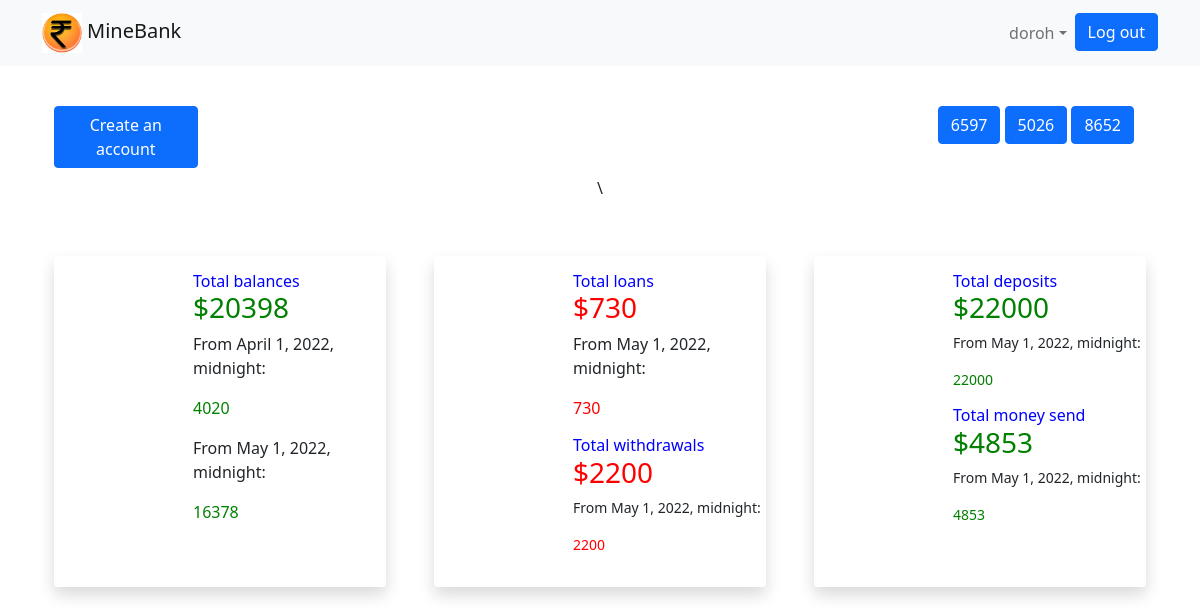
/home/ (signed in), run on an earlier commit of the app's database.
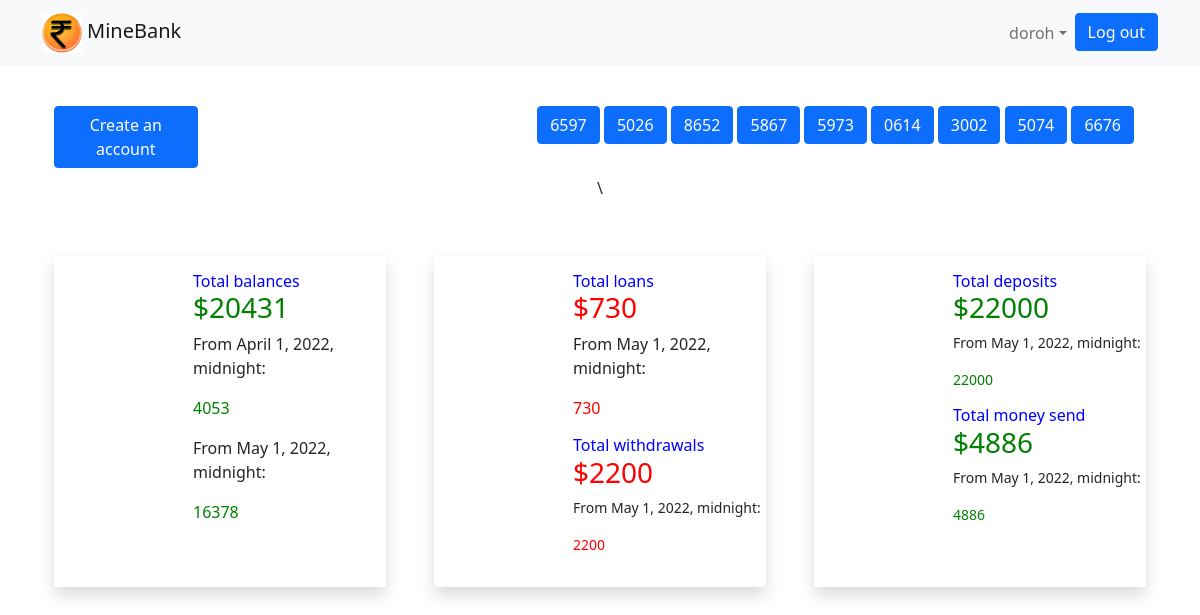
And on a later commit of the database.
### branch/models.py (models this page shows)
class Account(models.Model):
    name = models.CharField(max_length=30, unique=True, default='')
    balance=models.DecimalField( max_digits=12, decimal_places=2)
    customer=models.ForeignKey(Customer, on_delete=models.CASCADE)
    timestamp = models.DateTimeField(auto_now_add = True)
    def __str__(self):
        return self.name

### branch/views.py (the view)
# urls.py: 2. Add a URL to urlpatterns:  path('', views.home, name='home')
@login_required
def home(request):
    accounts = Account.objects.filter(customer__user = request.user).order_by('timestamp')
    total_amount = Account.objects.filter(customer__user = request.user).aggregate(sum=Coalesce(Sum ('balance'),Decimal(0)) )
    total_loans = Loan.objects.filter(customer__user = request.user).aggregate(sum=Coalesce(Sum ('amount'),Decimal(0)))
    total_withdraw = Transaction.objects.filter(type='Withdrawal').filter(account__customer__user=request.user).aggregate(sum=Coalesce(Sum ('amount'),Decimal(0)) )
    total_deposited = Transaction.objects.filter(type='Deposit').filter(account__customer__user=request.user).aggregate(sum=Coalesce(Sum ('amount'),Decimal(0)) )
    total_transferred= Transaction.objects.filter(type='Transfer').filter(account__customer__user=request.user).aggregate(sum=Coalesce(Sum ('amount'),Decimal(0)) )
    monthly_withdrawals = Transaction.objects.filter(type='Withdrawal').filter(account__customer__user=request.user).annotate(month=TruncMonth('timestamp')).values('month').annotate(c=Count('id')).annotate(sum=Coalesce(Sum('amount'),Decimal(0))).values('month','sum','c')
    monthly_deposits= Transaction.objects.filter(type='Deposit').filter(account__customer__user=request.user).annotate(month=TruncMonth('timestamp')).values('month').annotate(c=Count('id')).annotate(sum=Coalesce(Sum('amount'),Decimal(0))).values('month','sum','c')
    monthly_transfers= Transaction.objects.filter(type='Transfer').filter(account__customer__user=request.user).annotate(month=TruncMonth('timestamp')).values('month').annotate(c=Count('id')).annotate(sum=Coalesce(Sum('amount'),Decimal(0))).values('month','sum','c')
    loans_monthly = Loan.objects.filter(customer__user = request.user).annotate(month=TruncMonth('timestamp')).values('month').annotate(c=Count('id')).annotate(sum=Coalesce(Sum('amount'),Decimal(0))).values('month','sum','c')
    accounts_monthly = Account.objects.filter(customer__user = request.user).annotate(month=TruncMonth('timestamp')).values('month').annotate(c=Count('id')).annotate(sum=Coalesce(Sum('balance'),Decimal(0))).values('month','sum','c')
    return render(request, 'home.html',{"accounts":accounts, "total_withdraw":total_withdraw,"total_transferred":total_transferred, "total_deposited":total_deposited, "loans_monthly":loans_monthly,"monthly_transfers":monthly_transfers, "monthly_deposits":monthly_deposits, "monthly_withdrawals":monthly_withdrawals, "accounts_monthly":accounts_monthly , "total_loans":total_loans, "total_amount":total_amount})

### templates/home.html (shortened to what the changed rows need)
{% extends 'base.html' %}
  {% block content%}
{% include 'list.html'%}
<section class="py-5  " style="height:auto" id="dashboard">
  <div class="row  gx-5 h-100">
      <div class="col-12  col-sm-6 col-xl-4 mb-4">
          <div class="card border-0 h-100  shadow">
              <div class="card-body  ">
                  <div class=" row d-block d-xl-flex align-items-center">
                      <div class=" col-12 col-xl-7 px-xl-0">
                              <h2 class="h6 text-gray-400 mb-0" style="color:blue">Total balances</h2>
                              <h3 class="fw-extrabold mb-2" style="color:green" >${{total_amount.sum}}</h3>
                              <div class="">
                                {%for account_monthly  in accounts_monthly %}
                                <p> From {{account_monthly.month}}:</p>
                                <p style="color:green" >{{account_monthly.sum}}</p>
                                {% endfor%}
                          </div>
                      </div>
                  </div>
              </div>
          </div>
      </div>
      <div class="col-12 col-sm-6 col-xl-4 mb-4">
          <div class="card border-0 h-100 shadow">
              <div class="card-body">
                  <div class="row d-block d-xl-flex align-items-center">
                      <div class="col-12 col-xl-7 px-xl-0">
                            <h2 class="h6 text-gray-400 mb-0" style="color:blue">Total loans</h2>
                            <div class="">
                              {%for loan_monthly  in loans_monthly %}
                              <p>From {{loan_monthly.month}}:</p>
                              <p style="color:red" >{{loan_monthly.sum}}</p>
                              {% endfor%}
                            </div>
                            <h2 class="h6 text-gray-400 mb-0" style="color:blue"> Total withdrawals</h2>
                        <small class="text-gray-500">
                          {% for monthly_withdrawal in monthly_withdrawals%}
                            <p> From {{monthly_withdrawal.month}}:</p>
                            <p style="color:red">{{monthly_withdrawal.sum}}</p>
                            {% endfor%}
                        </small>
                            </div>
                      </div>
                  </div>
              </div>
          </div>
      <div class="col-12 col-sm-6 col-xl-4 mb-4">
          <div class="card border-0 h-100 shadow">
              <div class="card-body ">
                  <div class="row d-block d-xl-flex align-items-center">
                      <div class="col-12 col-xl-7 px-xl-0">
                              <h2 class="h6 text-gray-400 mb-0" style="color:blue"> Total deposits</h2>
                              <h3 class="fw-extrabold mb-2"  style="color:green">${{total_deposited.sum}}</h3>
                          <small class="text-gray-500">
                            {% for monthly_deposit in monthly_deposits%}
                            <p>From {{monthly_deposit.month}}:</p>
                            <p style="color:green">{{monthly_deposit.sum}}</p>
                              {% endfor%}
                          </small>
                              <h2 class="h6 text-gray-400 mb-0" style="color:blue"> Total money send</h2>
                              <h3 class="fw-extrabold mb-2"  style="color:green">${{total_transferred.sum}}</h3>
                          <small class="text-gray-500">
                            {% for monthly_transfer in monthly_transfers%}
                              <p> From {{monthly_transfer.month}}:</p>
                              <p style="color:green">{{monthly_transfer.sum}}</p>
                              {% endfor%}
                          </small>
                      </div>
                  </div>
              </div>
          </div>
      </div>
  </div>
  </section>
{% endblock%}

### templates/list.html (shortened to what this page needs)
{% extends 'base.html' %}
{% block content %}
<div class="Sidebar active-nav d-flex justify-content-center flex-wrap flex-column" id="sidebar">
 <ul class="nav flex-column text-white w-100">
   <a href="#" class="nav-link h3 text-white my-2">
     </a>
<div class=" d-flex mt-3">
    <a href="{% url 'create'%}" class="btn btn-primary ">Create an account</a>
<div class="container d-flex justify-content-center ms-auto">
   <ul class="navbar-nav ms-auto">
     <li class="nav-item active">
         <li class="nav-item">
           {%for account in accounts%}
           <a class="btn btn-primary" href="{% url 'dashboard' account.pk%}">{{account}}</a>
           {%endfor%}
             </li>
       </ul>
</div>
</div>
{% endblock%}

What changed in the data, as far as the page shows it:
added Account: name "5867"
added Account: name "5973"
added Account: name "0614"
added Account: name "3002"
added Account: name "5074"
added Account: name "6676"
Also different on the page:
{{ total_amount.sum }}: "20398" → "20431"
{{ total_transferred.sum }}: "4853" → "4886"
new list line: "From April 1, 2022, midnight : 4053"
new list line: "From May 1, 2022, midnight : 4886"
list line gone: "From April 1, 2022, midnight : 4020"
list line gone: "From May 1, 2022, midnight : 4853"
